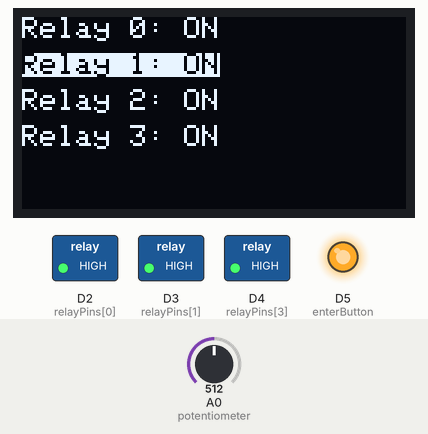
Simulated run of this sketch. Board: Seeed XIAO (SAMD21). On the bench: 128×64 one-colour display, switched loads named in the sketch (green lamp = pin HIGH), output pins drawn as LEDs (lit = HIGH). Inputs (shaded band) come from the test bench; at power-on: A0 (potentiometer) = 512. EEPROM starts erased.

Above: at 1.2 s.
1.3 s: A0 (potentiometer) set to 716
At 2.5 s:
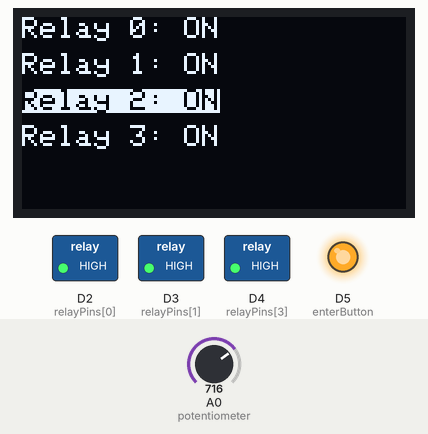
2.8 s: A0 (potentiometer) set to 1023
At 3.5 s:
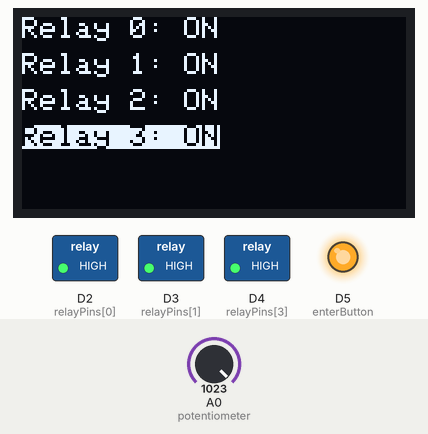
4.3 s: A0 (potentiometer) set to 306
At 5.7 s:
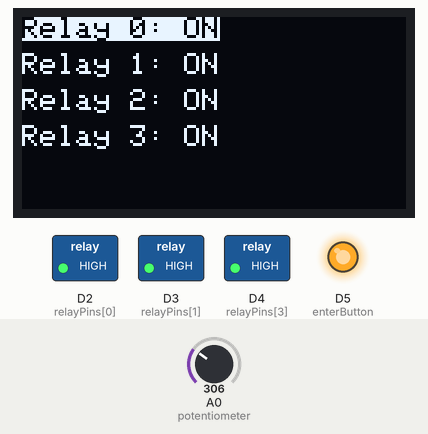
Timing chart, 0 to 7.3 s (numbered marks = the images above; inputs shaded):
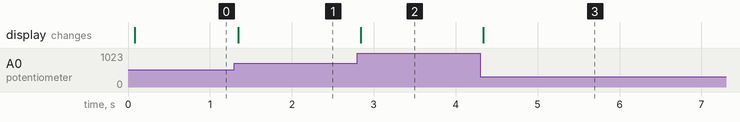

The sketch:

Manual.ino
```cpp
#include <Arduino.h>
#include <Wire.h>
#include <Adafruit_GFX.h>
#include <Adafruit_SH110X.h>
#include <EEPROM.h> // Include the EEPROM library

#define i2c_Address 0x3c  // Initialize with the I2C addr 0x3C,
#define SCREEN_WIDTH 128  // OLED display width, in pixels
#define SCREEN_HEIGHT 64  // OLED display height, in pixels
#define OLED_RESET -1     // QT-PY / XIAO

#define potentiometer A0
#define enterButton D5

unsigned long lastButtonPressTime = 0;
const unsigned long buttonPressInterval = 200;

bool buttonPressed = false;

Adafruit_SH1106G display = Adafruit_SH1106G(SCREEN_WIDTH, SCREEN_HEIGHT, &Wire, OLED_RESET);

int selectedRelay = 0;
int relayState[4] = {LOW, LOW, LOW, LOW}; // Assuming 4 relays connected
int relayPins[4] = {2, 3, 5 , 4}; // Assuming 4 digital pins connected to the relays
int lastSavedState[4]; // Store the last saved state of relays

void setup() {
  Serial.begin(9600);

  display.begin(i2c_Address, true);    // Address 0x3C default
  display.clearDisplay();              // Clear the display
  display.setTextSize(1);              // Set text size
  display.setTextColor(SH110X_WHITE);  // Set text color
  pinMode(enterButton, INPUT_PULLUP);

  // Set all relay pins as OUTPUT
  for (int i = 0; i < 4; i++) {
    pinMode(relayPins[i], OUTPUT);
  }

  // Display initial text at the top left corner
  display.setCursor(0, 0);
  display.println("Relay Control");
  display.display();

  // Read relay states from EEPROM during setup
  for (int i = 0; i < 4; i++) {
    lastSavedState[i] = EEPROM.read(i); // Read from EEPROM
    relayState[i] = lastSavedState[i]; // Set relay state to last saved state
    digitalWrite(relayPins[i], relayState[i]); // Set relay state
  }
}

// Function to toggle the state of a relay and save to EEPROM if changed
void toggleRelay(int relay) {
  if (relay >= 0 && relay < 4) {
    relayState[relay] = !relayState[relay];

    // Write to EEPROM if relay state has changed
    if (relayState[relay] != lastSavedState[relay]) {
      lastSavedState[relay] = relayState[relay]; // Update last saved state
      EEPROM.write(relay, relayState[relay]); // Write to EEPROM
      EEPROM.commit(); // Commit changes to EEPROM
    }

    digitalWrite(relayPins[relay], relayState[relay]); // Set relay state
  }
}

// Function to handle relay control
void relayControl() {
  int enter = digitalRead(enterButton);

  unsigned long currentMillis = millis();

  if (currentMillis - lastButtonPressTime >= buttonPressInterval) {
    if (enter == LOW && !buttonPressed) {
      // Toggle the state of the selected relay
      toggleRelay(selectedRelay);
      buttonPressed = true;
    }
    lastButtonPressTime = currentMillis;
  }

  if (enter == HIGH && buttonPressed) {
    // Reset buttonPressed flag after button released
    buttonPressed = false;
  }

  int potValue = analogRead(potentiometer);
  selectedRelay = map(potValue, 0, 1023, 0, 3); // Map potentiometer value to selected relay index

  const char *relayNames[4] = {
    "Relay 0",
    "Relay 1",
    "Relay 2",
    "Relay 3"
  };

  display.clearDisplay();
  display.setTextSize(1);
  display.setTextColor(SH110X_WHITE);

  for (int i = 0; i < 4; i++) {
    display.setCursor(0, 12 * i);
    if (i == selectedRelay) {
      display.setTextColor(SH110X_BLACK, SH110X_WHITE);
    } else {
      display.setTextColor(SH110X_WHITE);
    }
    display.print(relayNames[i]);
    display.print(": ");
    display.println(relayState[i] == HIGH ? "OFF" : "ON");

    // Set the state of the digital pin based on the relay state
    digitalWrite(relayPins[i], relayState[i]);
  }

  display.display();
}

void loop() {
  relayControl();
}
```

Measured:
- after the input at 1.3 s, the display: changes after 0.05 s (image 1)
- after the input at 2.8 s, the display: changes at once (image 2)
- after the input at 4.3 s, the display: changes at once (image 3)
